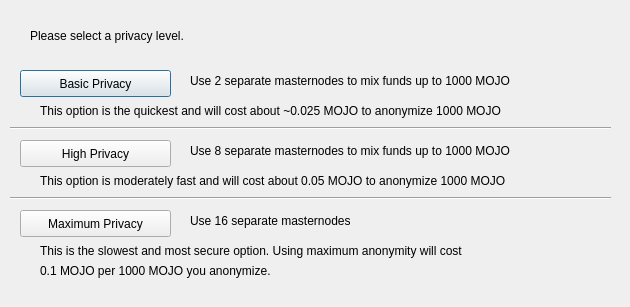
<?xml version="1.0" encoding="UTF-8"?>
<ui version="4.0">
 <class>DarksendConfig</class>
 <widget class="QDialog" name="DarksendConfig">
  <property name="geometry">
   <rect>
    <x>0</x>
    <y>0</y>
    <width>630</width>
    <height>307</height>
   </rect>
  </property>
  <property name="windowTitle">
   <string>Configure Darksend</string>
  </property>
  <widget class="QPushButton" name="buttonBasic">
   <property name="geometry">
    <rect>
     <x>20</x>
     <y>70</y>
     <width>151</width>
     <height>27</height>
    </rect>
   </property>
   <property name="text">
    <string>Basic Privacy</string>
   </property>
  </widget>
  <widget class="QPushButton" name="buttonHigh">
   <property name="geometry">
    <rect>
     <x>20</x>
     <y>140</y>
     <width>151</width>
     <height>27</height>
    </rect>
   </property>
   <property name="text">
    <string>High Privacy</string>
   </property>
  </widget>
  <widget class="QPushButton" name="buttonMax">
   <property name="geometry">
    <rect>
     <x>20</x>
     <y>210</y>
     <width>151</width>
     <height>27</height>
    </rect>
   </property>
   <property name="text">
    <string>Maximum Privacy</string>
   </property>
  </widget>
  <widget class="QLabel" name="label">
   <property name="geometry">
    <rect>
     <x>30</x>
     <y>20</y>
     <width>571</width>
     <height>31</height>
    </rect>
   </property>
   <property name="text">
    <string>Please select a privacy level.</string>
   </property>
  </widget>
  <widget class="QLabel" name="label_2">
   <property name="geometry">
    <rect>
     <x>190</x>
     <y>70</y>
     <width>421</width>
     <height>21</height>
    </rect>
   </property>
   <property name="text">
    <string>Use 2 separate masternodes to mix funds up to 1000 MOJO</string>
   </property>
  </widget>
  <widget class="QLabel" name="label_3">
   <property name="geometry">
    <rect>
     <x>190</x>
     <y>140</y>
     <width>411</width>
     <height>21</height>
    </rect>
   </property>
   <property name="text">
    <string>Use 8 separate masternodes to mix funds up to 1000 MOJO</string>
   </property>
  </widget>
  <widget class="QLabel" name="label_4">
   <property name="geometry">
    <rect>
     <x>190</x>
     <y>210</y>
     <width>421</width>
     <height>21</height>
    </rect>
   </property>
   <property name="text">
    <string>Use 16 separate masternodes</string>
   </property>
  </widget>
  <widget class="QLabel" name="label_6">
   <property name="geometry">
    <rect>
     <x>40</x>
     <y>100</y>
     <width>561</width>
     <height>21</height>
    </rect>
   </property>
   <property name="text">
    <string>This option is the quickest and will cost about ~0.025 MOJO to anonymize 1000 MOJO</string>
   </property>
  </widget>
  <widget class="QLabel" name="label_7">
   <property name="geometry">
    <rect>
     <x>40</x>
     <y>170</y>
     <width>561</width>
     <height>21</height>
    </rect>
   </property>
   <property name="text">
    <string>This option is moderately fast and will cost about 0.05 MOJO to anonymize 1000 MOJO</string>
   </property>
  </widget>
  <widget class="QLabel" name="label_8">
   <property name="geometry">
    <rect>
     <x>40</x>
     <y>240</y>
     <width>561</width>
     <height>21</height>
    </rect>
   </property>
   <property name="text">
    <string>This is the slowest and most secure option. Using maximum anonymity will cost</string>
   </property>
  </widget>
  <widget class="QLabel" name="label_9">
   <property name="geometry">
    <rect>
     <x>40</x>
     <y>260</y>
     <width>561</width>
     <height>21</height>
    </rect>
   </property>
   <property name="text">
    <string>0.1 MOJO per 1000 MOJO you anonymize.</string>
   </property>
  </widget>
  <widget class="Line" name="line">
   <property name="geometry">
    <rect>
     <x>10</x>
     <y>120</y>
     <width>601</width>
     <height>16</height>
    </rect>
   </property>
   <property name="orientation">
    <enum>Qt::Horizontal</enum>
   </property>
  </widget>
  <widget class="Line" name="line_2">
   <property name="geometry">
    <rect>
     <x>10</x>
     <y>190</y>
     <width>601</width>
     <height>16</height>
    </rect>
   </property>
   <property name="orientation">
    <enum>Qt::Horizontal</enum>
   </property>
  </widget>
 </widget>
 <resources/>
 <connections/>
</ui>
